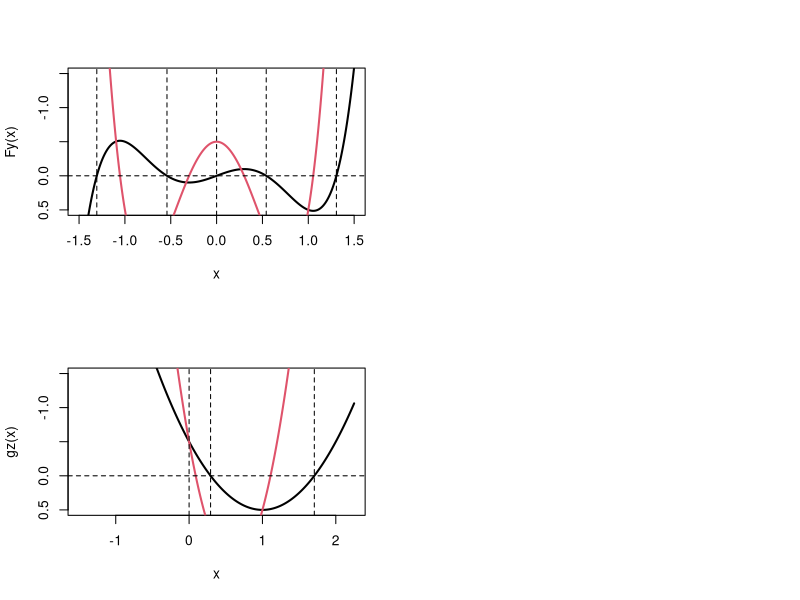

This figure's R source: (Note: this script raises an error after producing the figure.)
# Exercice syst dynamique en y^5
# \dot y = F(y); F(y) = mu y + 2 y^3 - y^5 = y (mu + 2 y^2 - y^4)

rm(list=ls())
figDir <- '../Figures/'
figName <- 'ExoSystDynY5'
exportFig <- TRUE

Fy <- function(y){y*(mu + 2*y^2 - y^4)}
Fpy <- function(y){mu + 6*y^2 - 5*y^4}
gz <- function(z){(mu + 2*z - z^2)}
hz <- function(z){mu + 6*z - 5*z^2}

mu <- -.5; from <- -(1+abs(mu)); to <- -from
zStar <- 1 + sqrt(mu+1)*c(-1, 1); yStar <- c(-sqrt(zStar), sqrt(zStar))
cat(Fy(yStar), '/', gz(zStar), '\n')

par(mfcol=c(2, 2)); ylim <- c(-mu, 3*mu)
curve(Fy(x), from=from, to=to, n=1001, type='l', lwd=2, ylim=ylim) 
curve(Fpy(x), from=from, to=to, n=1001, add=TRUE, lwd=2, col=2)
abline(h=0, v=c(0, yStar), lty=2)

curve(gz(x), from=from, to=to^2, n=1001, type='l', lwd=2, , ylim=ylim)
curve(hz(x), from=from, to=to^2, n=1001, add=TRUE, lwd=2, col=2)
abline(h=0, v=c(0, zStar), lty=2)

if(exportFig){png(paste0(figDir, figName, '-yStar.png'))}
plot(curve(0*x, from=-2, to=2, n=1001), 
     type='l', lwd=2, ylim=c(-3, 3), ylab=expression(y[star]), xlab=expression(mu))
curve(sqrt(1+sqrt(1+x)), from=-2, to=2, n=1001, lwd=2, add=TRUE)
curve(sqrt(1-sqrt(1+x)), from=-2, to=2, n=1001, lwd=2, add=TRUE)
curve(-sqrt(1+sqrt(1+x)), from=-2, to=2, n=1001, lwd=2, add=TRUE)
curve(-sqrt(1-sqrt(1+x)), from=-2, to=2, n=1001, lwd=2, add=TRUE)
abline(v=c(-1, 0), lty=2)
if(exportFig){dev.off()}
